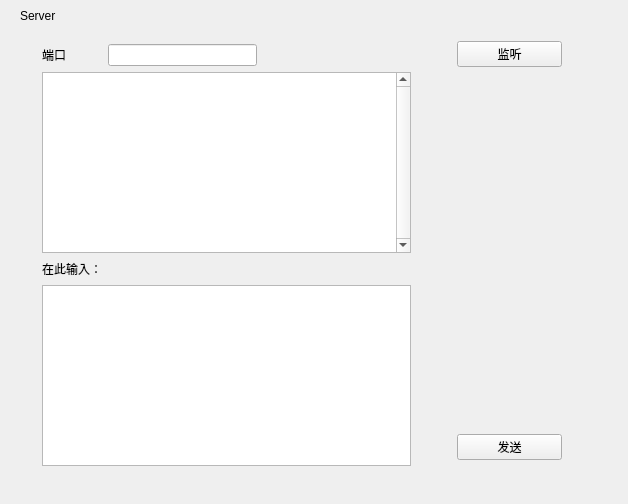
<?xml version="1.0" encoding="UTF-8"?>
<ui version="4.0">
 <class>Widget</class>
 <widget class="QWidget" name="Widget">
  <property name="geometry">
   <rect>
    <x>0</x>
    <y>0</y>
    <width>628</width>
    <height>504</height>
   </rect>
  </property>
  <property name="windowTitle">
   <string>Widget</string>
  </property>
  <widget class="QLabel" name="label">
   <property name="geometry">
    <rect>
     <x>20</x>
     <y>10</y>
     <width>54</width>
     <height>12</height>
    </rect>
   </property>
   <property name="text">
    <string>Server</string>
   </property>
  </widget>
  <widget class="QWidget" name="">
   <property name="geometry">
    <rect>
     <x>31</x>
     <y>33</y>
     <width>391</width>
     <height>444</height>
    </rect>
   </property>
   <layout class="QGridLayout" name="gridLayout">
    <item row="2" column="1">
     <spacer name="verticalSpacer_2">
      <property name="orientation">
       <enum>Qt::Vertical</enum>
      </property>
      <property name="sizeHint" stdset="0">
       <size>
        <width>20</width>
        <height>18</height>
       </size>
      </property>
     </spacer>
    </item>
    <item row="3" column="0" colspan="3">
     <widget class="QTextEdit" name="textEdit"/>
    </item>
    <item row="1" column="0" colspan="3">
     <widget class="QTextBrowser" name="textBrowser">
      <property name="verticalScrollBarPolicy">
       <enum>Qt::ScrollBarAlwaysOn</enum>
      </property>
     </widget>
    </item>
    <item row="0" column="1">
     <widget class="QLineEdit" name="lineEdit_Port"/>
    </item>
    <item row="0" column="0">
     <widget class="QLabel" name="label_3">
      <property name="text">
       <string>端口</string>
      </property>
     </widget>
    </item>
    <item row="2" column="2">
     <spacer name="horizontalSpacer_2">
      <property name="orientation">
       <enum>Qt::Horizontal</enum>
      </property>
      <property name="sizeHint" stdset="0">
       <size>
        <width>128</width>
        <height>20</height>
       </size>
      </property>
     </spacer>
    </item>
    <item row="2" column="0">
     <widget class="QLabel" name="label_2">
      <property name="text">
       <string>在此输入：</string>
      </property>
     </widget>
    </item>
   </layout>
  </widget>
  <widget class="QWidget" name="">
   <property name="geometry">
    <rect>
     <x>440</x>
     <y>30</y>
     <width>133</width>
     <height>441</height>
    </rect>
   </property>
   <layout class="QFormLayout" name="formLayout">
    <item row="0" column="0">
     <spacer name="horizontalSpacer">
      <property name="orientation">
       <enum>Qt::Horizontal</enum>
      </property>
      <property name="sizeHint" stdset="0">
       <size>
        <width>48</width>
        <height>20</height>
       </size>
      </property>
     </spacer>
    </item>
    <item row="0" column="1">
     <layout class="QVBoxLayout" name="verticalLayout">
      <item>
       <widget class="QPushButton" name="pushButton_Listen">
        <property name="text">
         <string>监听</string>
        </property>
       </widget>
      </item>
      <item>
       <spacer name="verticalSpacer">
        <property name="orientation">
         <enum>Qt::Vertical</enum>
        </property>
        <property name="sizeHint" stdset="0">
         <size>
          <width>20</width>
          <height>368</height>
         </size>
        </property>
       </spacer>
      </item>
      <item>
       <widget class="QPushButton" name="pushButton_Send">
        <property name="text">
         <string>发送</string>
        </property>
        <property name="shortcut">
         <string>Ctrl+Return</string>
        </property>
       </widget>
      </item>
     </layout>
    </item>
   </layout>
  </widget>
 </widget>
 <layoutdefault spacing="6" margin="11"/>
 <resources/>
 <connections/>
</ui>
